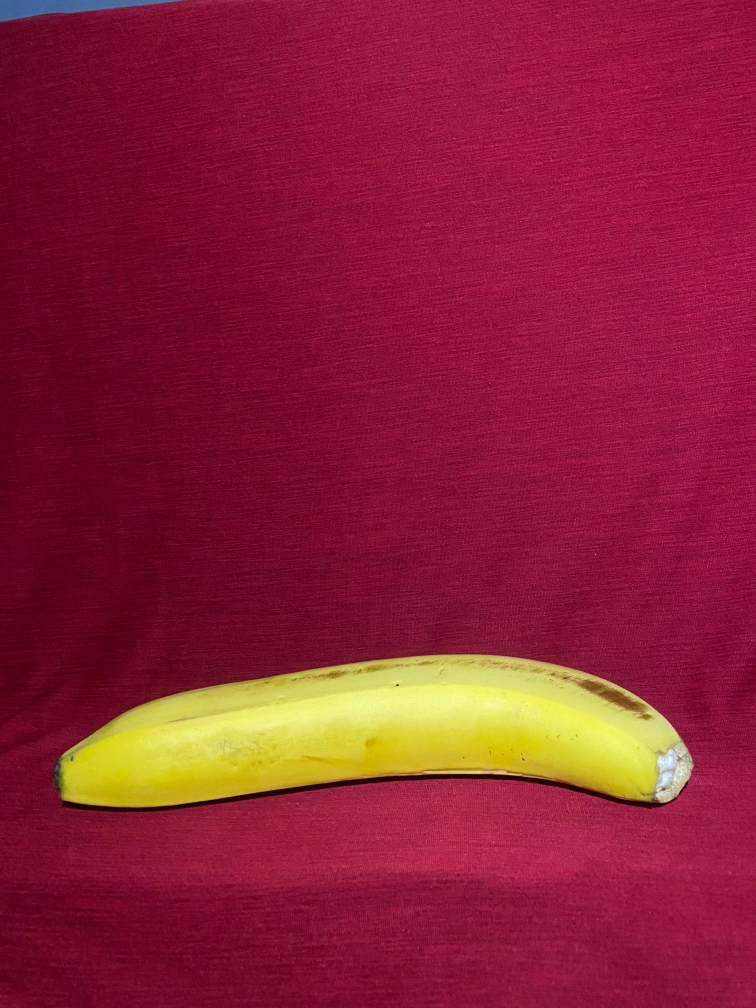
#> input picture codes/images/banana_iluminada.jpeg, 3024 x 4032 px (shown at 1/4 size)
$ python BinaryColorClass.py
#> lines starting #> are read from the running program, lines starting #| are printed output that depends on the picture; after the words box and inside, x2 and y2 are one past the last pixel; in counts of white or black regions, pixels touching at a corner belong together
### codes/my_functions.py
import numpy as np
import cv2

def readImage(path,type):
#> called with path = 'images/banana_iluminada.jpeg', type = 1
    return cv2.imread(path,type)
#> returned value is the input picture: shape (4032, 3024, 3); mean B, G, R 54.1, 32.4, 139.4

def showImage(name,image, size=(700,900)):
    cv2.imshow(name,cv2.resize(image, size))

def closeImage(t):
    cv2.waitKey(t) # espera hasta que se presione una tecla
    cv2.destroyAllWindows # cierra todas las ventanas abiertas

def binaryImageGray(imageGray, threshold=128,Type=cv2.THRESH_BINARY):
    # Obtener dimensiones correctas de imageGray
    h, w = imageGray.shape
    return cv2.threshold(imageGray, threshold, 255, Type)[1] #INVESTIGAR QUÉ HACE Y CÓMO FUNCIONA ESTA FUNCIÓN

def binaryImageColor(img,u,type):
    #Funcion para cambiar de espacios de color
#> called with u = 160, type = 0
    img= cv2.cvtColor(img,cv2.COLOR_BGR2GRAY) #Leo la imagen a color y la paso a gris
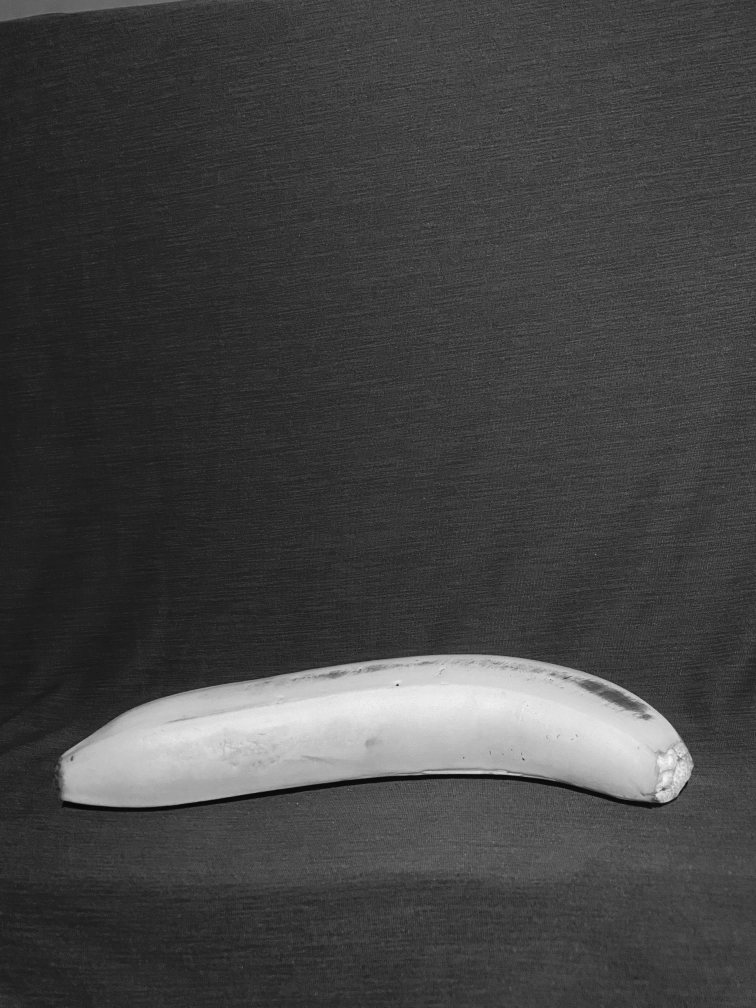
#> img: shape (4032, 3024) (shown at 1/4 size); min 6, max 252, mean 66.9
    return binaryImageGray(img,u, type)
#> in binaryImageGray, `return cv2.threshold(imageGray, threshold, 255, Type)[1]`:
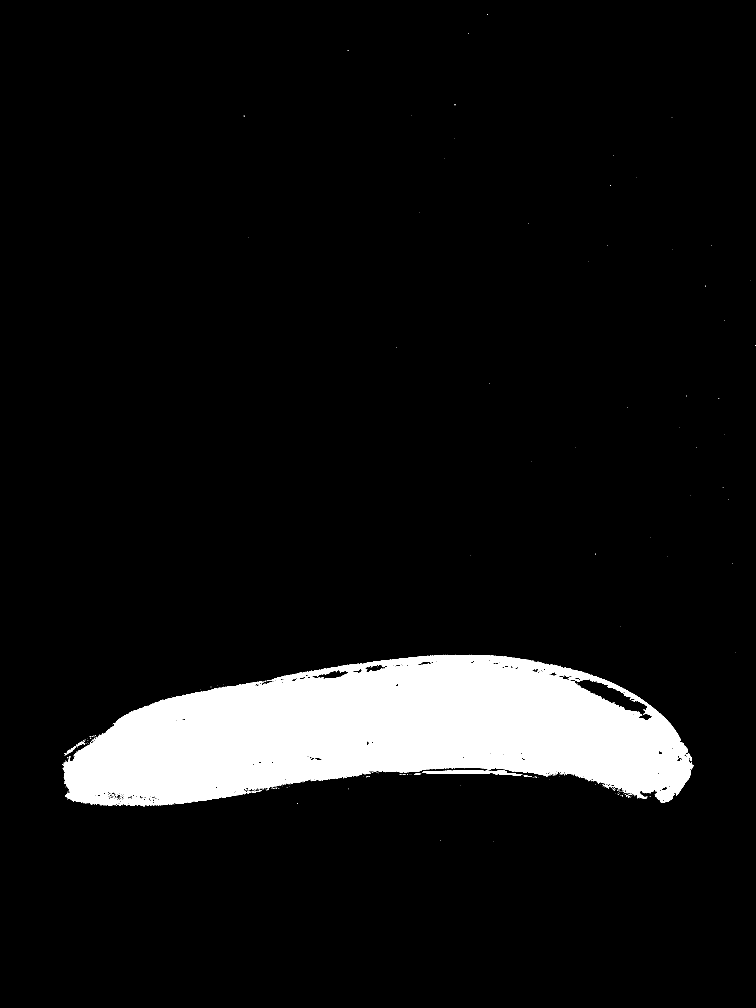
#> returned value: shape (4032, 3024) (shown at 1/4 size); 8% white; 413 white regions (387 under 20 px), largest, box (x1, y1, x2, y2) and area: (251, 2619, 2774, 3225) 971871, (1688, 3080, 2089, 3102) 4289, (269, 2986, 304, 3014) 252
#> call 2 of showImage, with name = 'Imagen binaria', size = (700, 900)
#> in showImage (call 2), `cv2.imshow(name,cv2.resize(image, size))`:
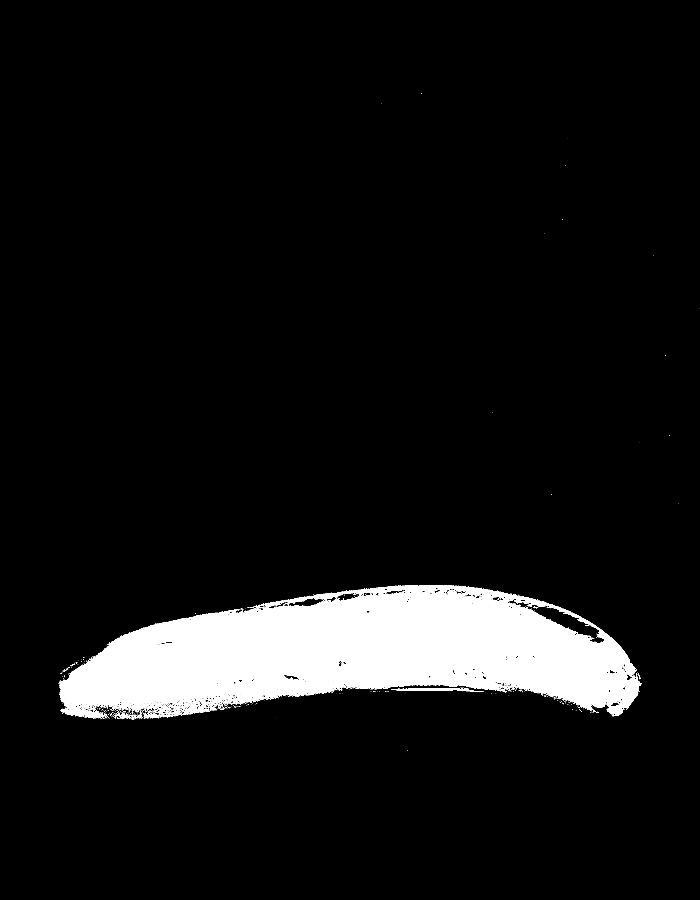
#> window 'Imagen binaria': shape (900, 700); min 0, max 255, mean 20.5

# [5 lines left out: function binaryImageColorBGR, not called in this run]
    #Al momento de identificar algo siempre debe ser blanco el objetivo, por lo cual si no aparece así uso

# bgr del profe------------------------------------------------
def binaryImageColorBgr2(img,val_min,val_max):
#> called with val_min = (3, 174, 200), val_max = (143, 253, 247)
    return cv2.inRange(img,val_min,val_max)
#> returned value: shape (4032, 3024); 6.9% white; 1457 white regions (1342 under 20 px), largest, box (x1, y1, x2, y2) and area: (264, 2620, 2721, 3211) 822255, (1693, 3081, 2082, 3102) 3426, (301, 3176, 387, 3211) 965
#> call 3 of showImage, with name = 'Imagen binaria BGR', size = (700, 900)
#> in showImage (call 3), `cv2.imshow(name,cv2.resize(image, size))`:
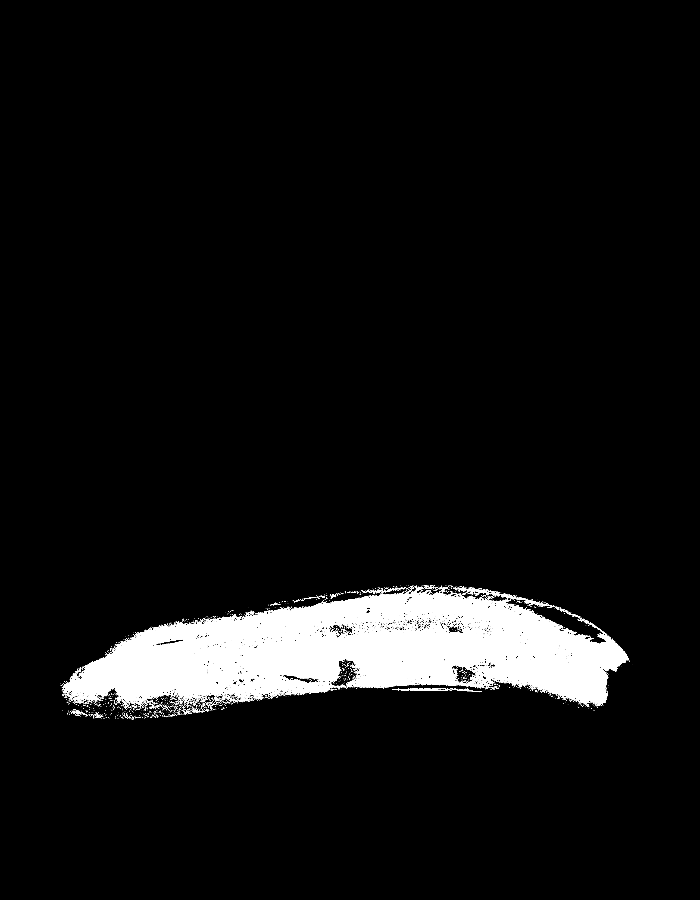
#> window 'Imagen binaria BGR': shape (900, 700); min 0, max 255, mean 17.6

def binaryImageColorHsv (img,val_min,val_max):
#> called with val_min = (3, 174, 200), val_max = (143, 253, 247)
    img_hsv= cv2.cvtColor(img,cv2.COLOR_BGR2HSV) #Leo la imagen a color y la paso a HSV
#> img_hsv: shape (4032, 3024, 3); mean H, S, V 157.3, 222.5, 139.7
    return cv2.inRange(img_hsv,val_min,val_max)
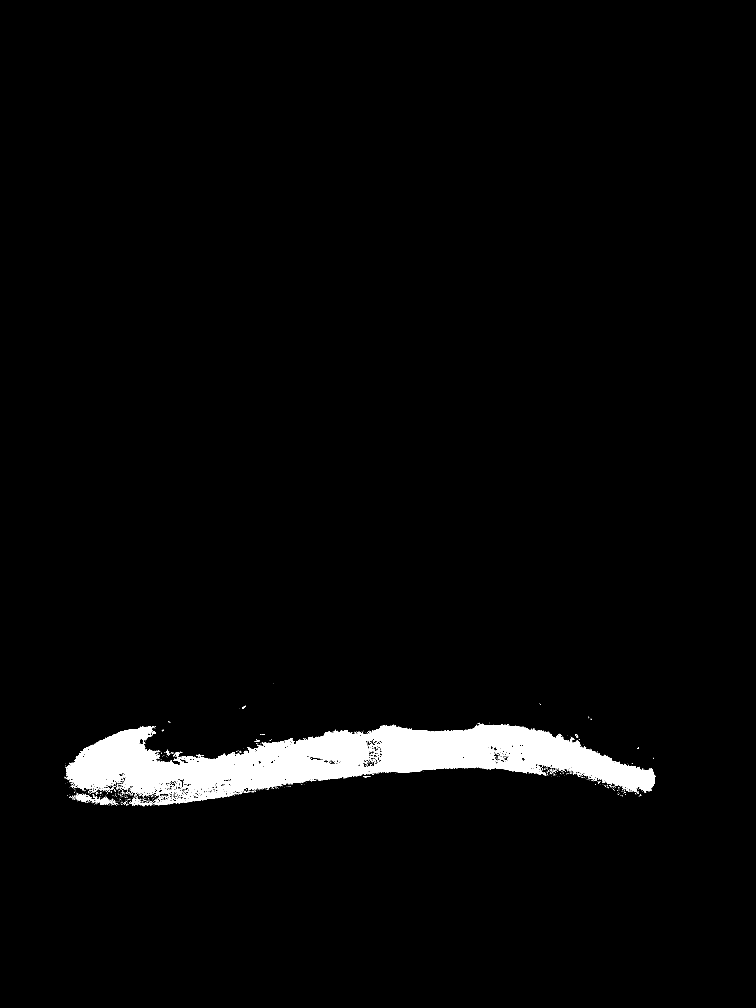
#> returned value: shape (4032, 3024) (shown at 1/4 size); 2.8% white; 1159 white regions (1058 under 20 px), largest, box (x1, y1, x2, y2) and area: (264, 2895, 2622, 3219) 335330, (301, 3176, 387, 3211) 965, (383, 3186, 448, 3220) 688

# conversor de imagenes BGR a HSV
def convertBgrToHsv(img):
    return cv2.cvtColor(img,cv2.COLOR_BGR2HSV)

#conversor de imagenes GRAY a BGR
def convertGrayToColor(img):
    return cv2.cvtColor(img,cv2.COLOR_GRAY2BGR)

# [17 lines left out: functions createTrackbar, getTrackbarValues, not called in this run]

### codes/BinaryColorClass.py
import numpy as np
import cv2

#usar funciones de otro archivo
import my_functions

path="images/banana_iluminada.jpeg"

if __name__ == "__main__":
    imageColor = my_functions.readImage(path,1) # Leer imagen a color

    my_functions.showImage("Imagen a color", imageColor) # Mostrar imagen a color
    my_functions.closeImage(0)
## -------------------------------Conversión a binario------------------------------

    imageBinary = my_functions.binaryImageColor(imageColor,160,cv2.THRESH_BINARY) # Convertir imagen de color a binario
    my_functions.showImage("Imagen binaria", imageBinary) # Mostrar imagen binaria
    my_functions.closeImage(0)

    imageBinaryBGR = my_functions.binaryImageColorBgr2(imageColor,(3,174,200),(143,253,247)) # Convertir imagen de color a binario
    my_functions.showImage("Imagen binaria BGR", imageBinaryBGR) # Mostrar imagen binaria
    my_functions.closeImage(0)

    imageBinaryHSV = my_functions.binaryImageColorHsv(imageColor,(3,174,200),(143,253,247)) # Convertir imagen de color a binario
    my_functions.showImage("Imagen binaria HSV", imageBinaryHSV) # Mostrar imagen binaria
#> call 4 of showImage, with name = 'Imagen binaria HSV', size = (700, 900)
#> in showImage (call 4), `cv2.imshow(name,cv2.resize(image, size))`:
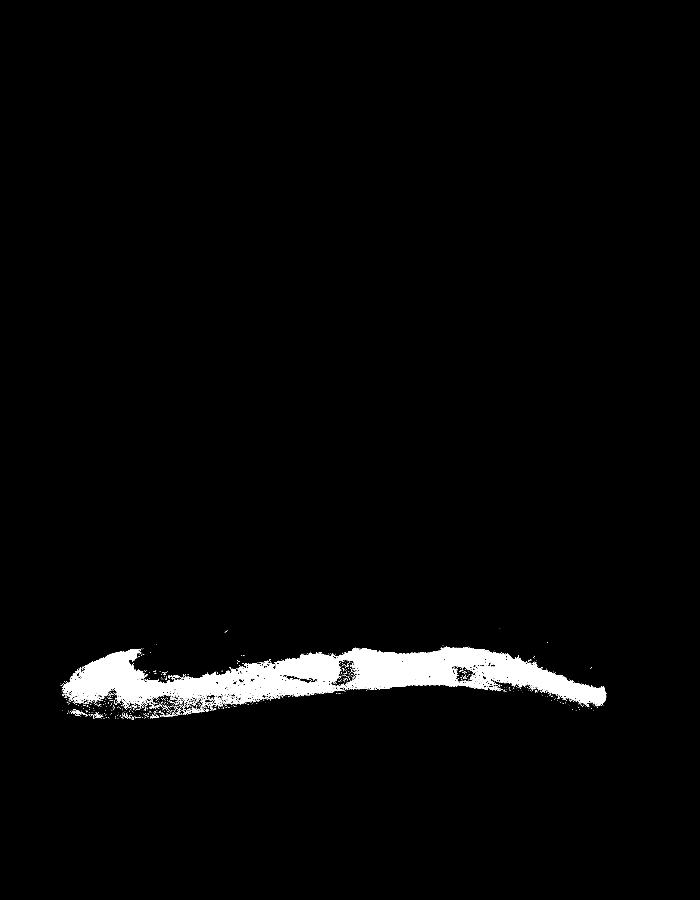
#> window 'Imagen binaria HSV': shape (900, 700); min 0, max 255, mean 7.2
    my_functions.closeImage(0)

$ run again, with codes/images/5.jpeg copied over codes/images/banana_iluminada.jpeg
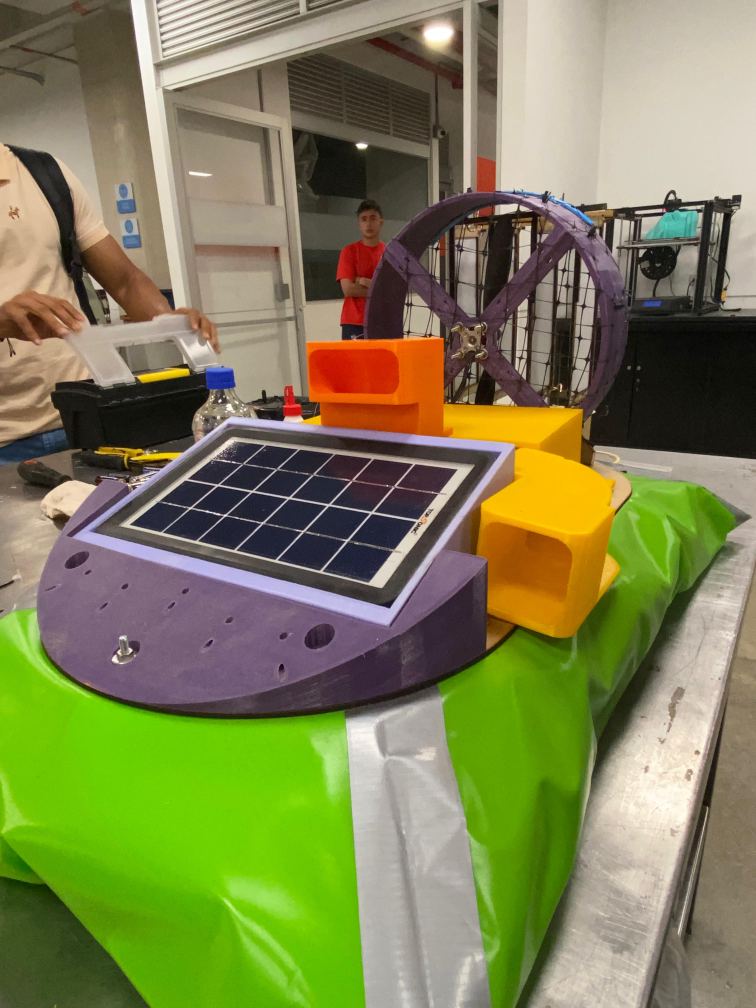
#> input picture codes/images/5.jpeg, 3024 x 4032 px (shown at 1/4 size)
#> in readImage, returned value is the input picture: shape (4032, 3024, 3); mean B, G, R 83.2, 129.4, 127.1
#> in binaryImageGray, `return cv2.threshold(imageGray, threshold, 255, Type)[1]`:
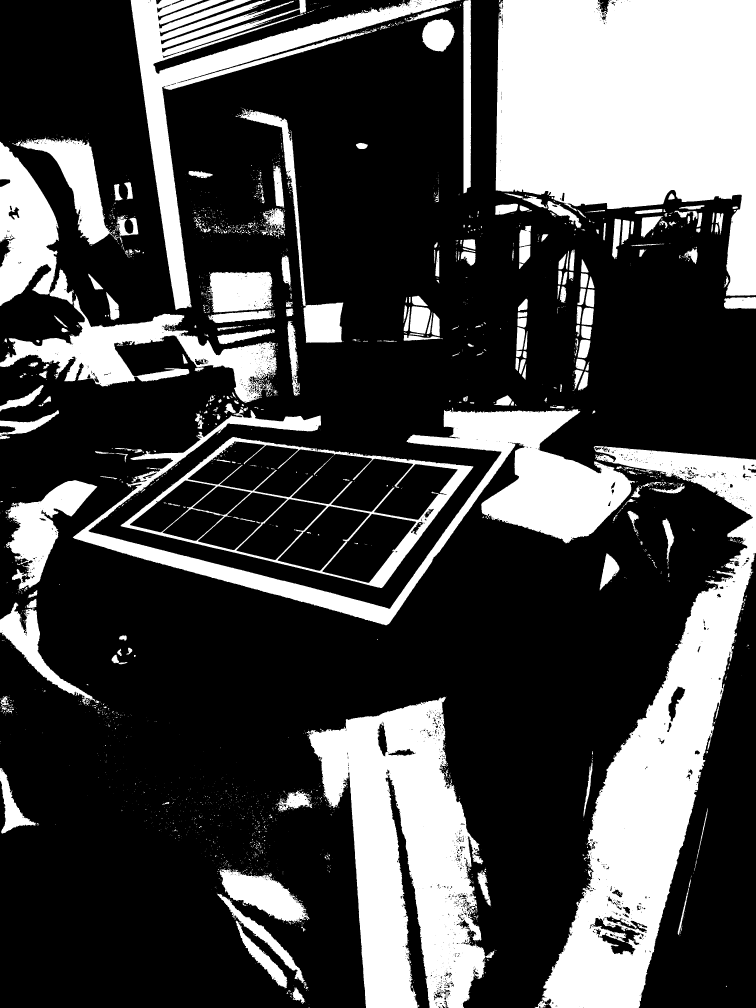
#> returned value: shape (4032, 3024) (shown at 1/4 size); 28.2% white; 2999 white regions (2454 under 20 px), largest, box (x1, y1, x2, y2) and area: (1983, 0, 3024, 1183) 864361, (2168, 1784, 3024, 4032) 603841, (1226, 2786, 1978, 4032) 501914
#> img_hsv: shape (4032, 3024, 3); mean H, S, V 43.5, 107.7, 144
#> in showImage (call 4), `cv2.imshow(name,cv2.resize(image, size))`:
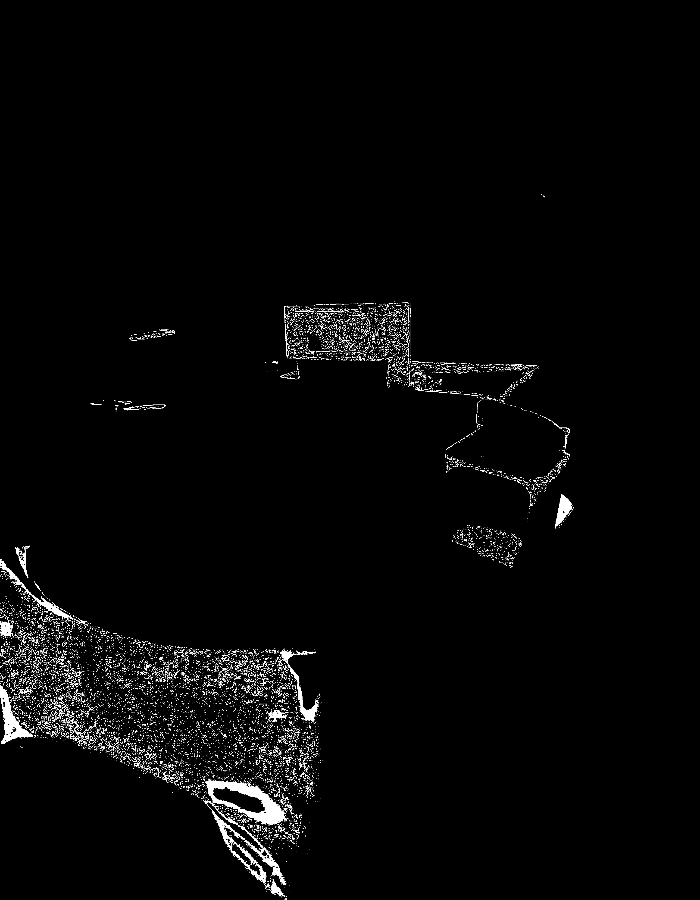
#> window 'Imagen binaria HSV': shape (900, 700); min 0, max 255, mean 7.1

$ run again, with codes/images/WhatsApp Image 2026-01-30 at 19.41.08 (1).jpeg copied over codes/images/banana_iluminada.jpeg
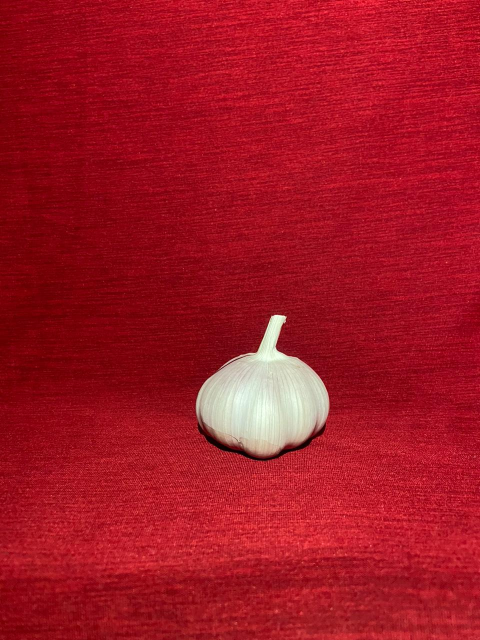
#> input picture codes/images/WhatsApp Image 2026-01-30 at 19.41.08 (1).jpeg, 960 x 1280 px (shown at 1/2 size)
#> in readImage, returned value is the input picture: shape (1280, 960, 3); mean B, G, R 35.9, 22, 162.5
#> in binaryImageGray, `return cv2.threshold(imageGray, threshold, 255, Type)[1]`:
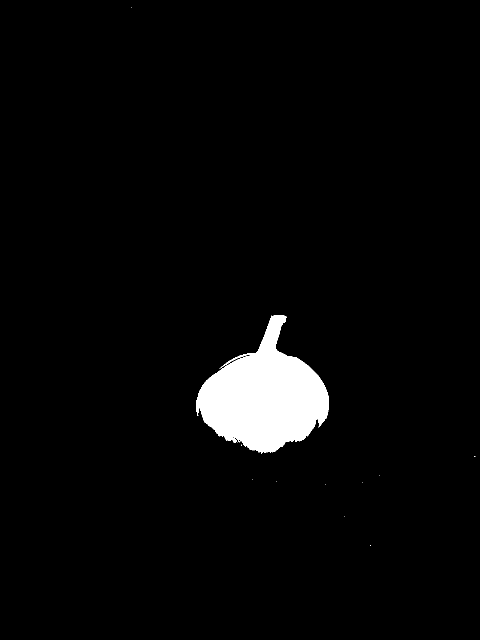
#> returned value: shape (1280, 960) (shown at 1/2 size); 3.3% white; 12 white regions (11 under 20 px), largest, box (x1, y1, x2, y2) and area: (392, 630, 658, 907) 41080
#> in showImage (call 2), `cv2.imshow(name,cv2.resize(image, size))`:
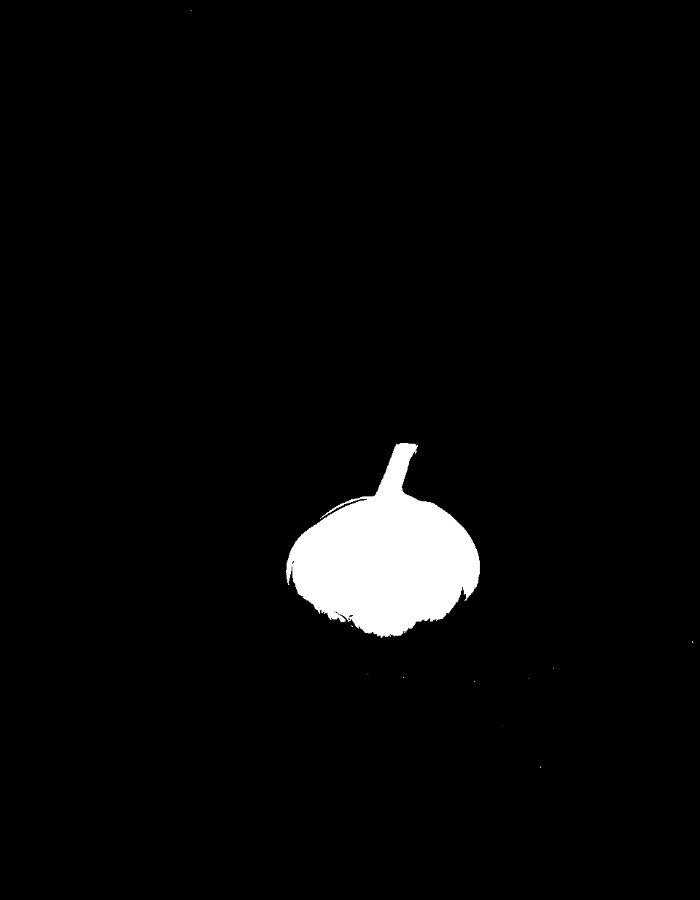
#> window 'Imagen binaria': shape (900, 700); min 0, max 255, mean 8.5
#> img_hsv: shape (1280, 960, 3); mean H, S, V 170.1, 226.2, 162.7
